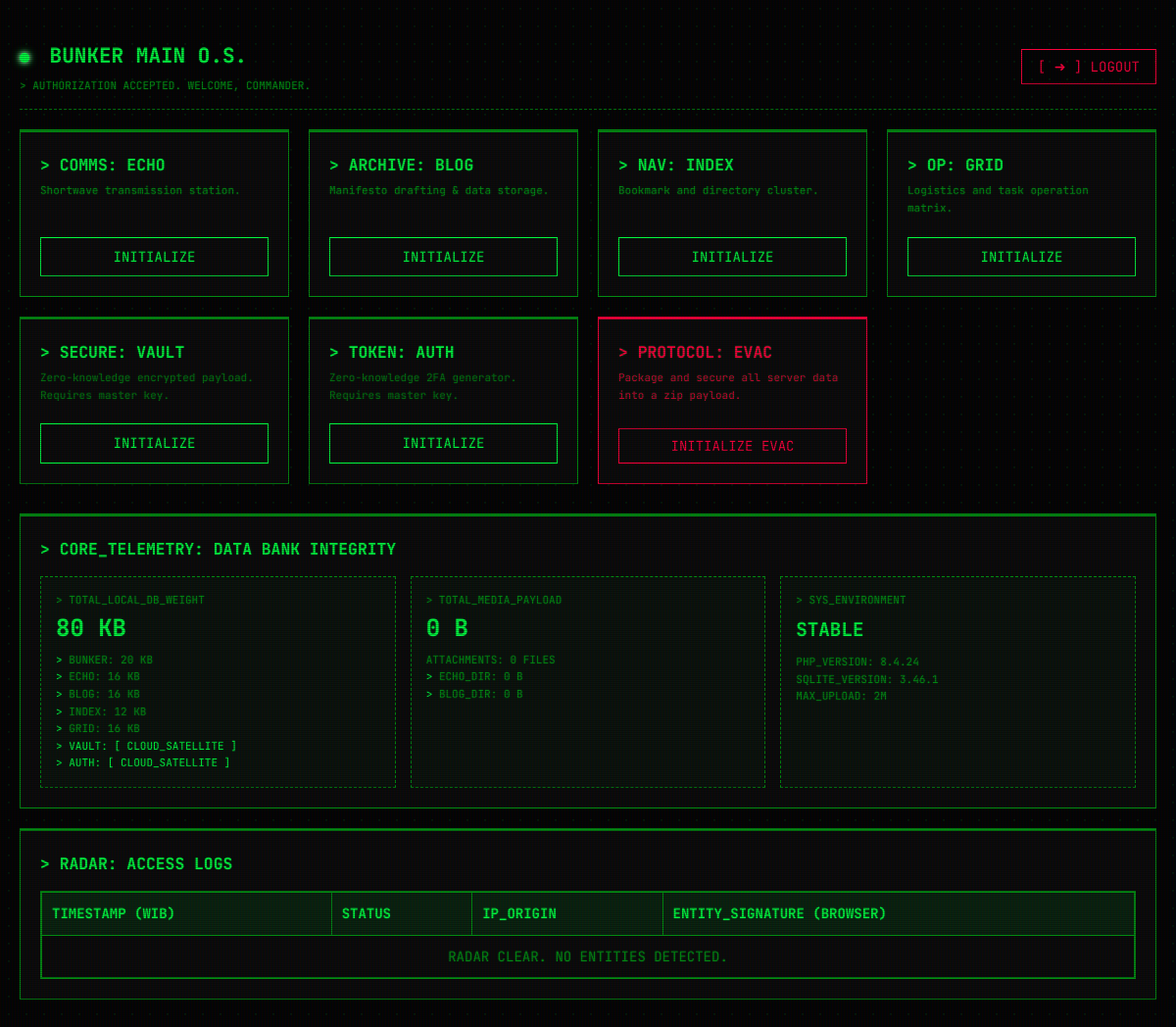
/bunker/dashboard.php (signed in), run on an earlier commit of the app's database.
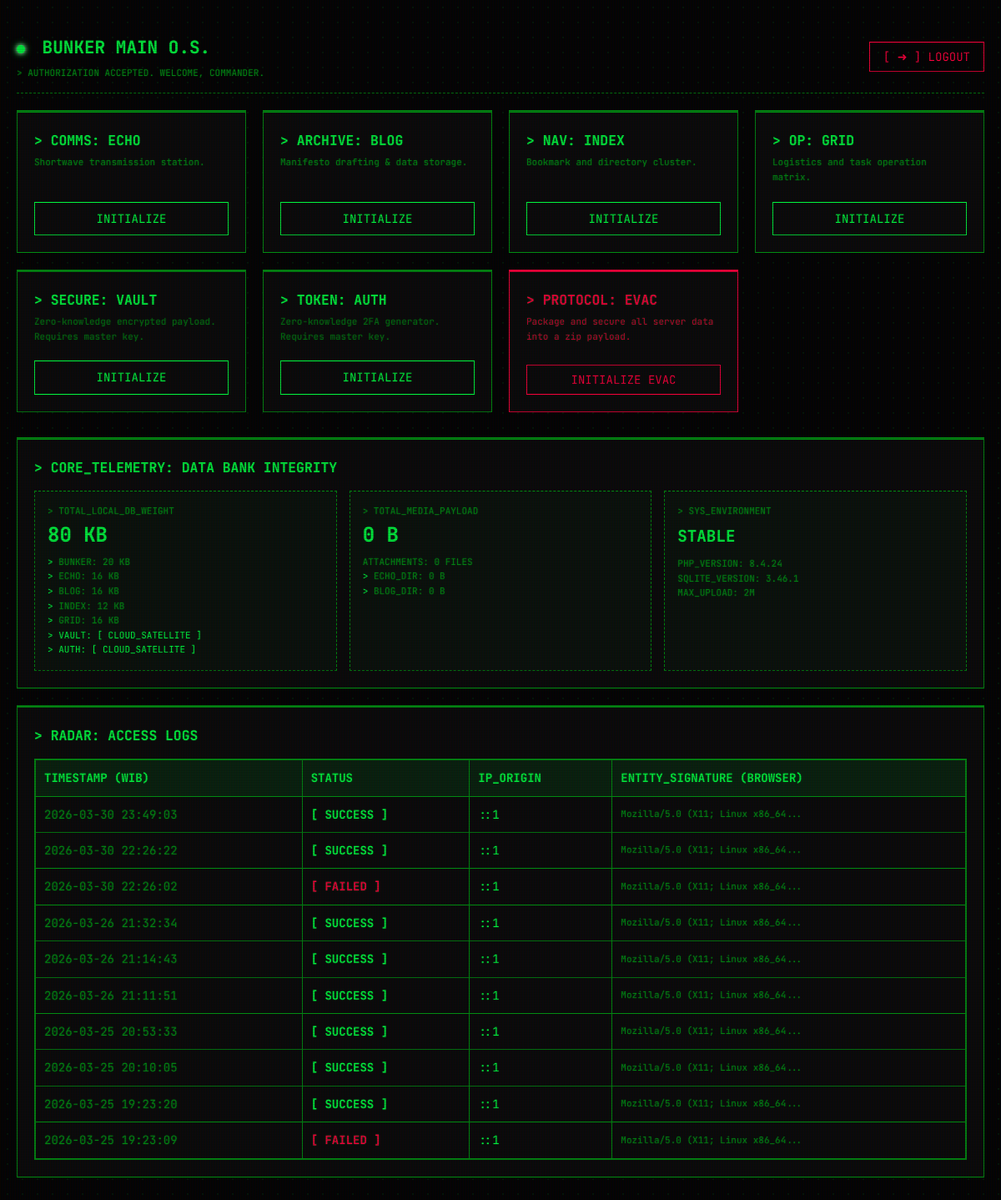
And on a later commit of the database.
### tables this page shows
CREATE TABLE access_logs (
        id INTEGER PRIMARY KEY AUTOINCREMENT,
        ip_address TEXT,
        user_agent TEXT,
        status TEXT,
        created_at DATETIME
    );

### bunker/dashboard.php (the view, shortened to what this page needs)
<?php
function formatBytes($bytes, $precision = 2) {
    $units = ['B', 'KB', 'MB', 'GB', 'TB']; $bytes = max($bytes, 0);
    $pow = floor(($bytes ? log($bytes) : 0) / log(1024)); $pow = min($pow, count($units) - 1);
    $bytes /= (1 << (10 * $pow)); return round($bytes, $precision) . ' ' . $units[$pow];
}
function getDirStats($dir) {
    $size = 0; $count = 0;
    return ['size' => $size, 'count' => $count];
}
$basePath = realpath(__DIR__ . '/..');
$bunker_db_size = file_exists(__DIR__ . '/bunker_data.sqlite') ? filesize(__DIR__ . '/bunker_data.sqlite') : 0;
$echo_db_size = file_exists($basePath . '/echo/echo_data.sqlite') ? filesize($basePath . '/echo/echo_data.sqlite') : 0;
$blog_db_size = file_exists($basePath . '/blog/blog_data.sqlite') ? filesize($basePath . '/blog/blog_data.sqlite') : 0;
$index_db_size = file_exists($basePath . '/index/index_data.sqlite') ? filesize($basePath . '/index/index_data.sqlite') : 0;
$grid_db_size = file_exists($basePath . '/grid/grid_data.sqlite') ? filesize($basePath . '/grid/grid_data.sqlite') : 0;
$total_db_size = $bunker_db_size + $echo_db_size + $blog_db_size + $index_db_size + $grid_db_size;
$echo_media = getDirStats($basePath . '/echo/uploads');
$blog_media = getDirStats($basePath . '/blog/uploads');
$total_media_size = $echo_media['size'] + $blog_media['size'];
$total_media_count = $echo_media['count'] + $blog_media['count'];
$db_file = __DIR__ . '/bunker_data.sqlite';
try {
    $pdo = new PDO("sqlite:" . $db_file);
    $stmt = $pdo->query("SELECT * FROM access_logs ORDER BY created_at DESC LIMIT 10");
    $logs = $stmt->fetchAll(PDO::FETCH_ASSOC);
} catch (PDOException $e) { $logs = []; }
?>
<!doctype html>
<html lang="en">
<head>
    <link rel="stylesheet" href="../assets/terminal.css">
</head>
<body class="t-crt">
    <div class="t-container-fluid">
        <div class="d-flex justify-content-between align-items-center mb-4" style="border-bottom: 1px dashed var(--t-green-dim); padding-bottom: 15px; margin-top: 20px;">
            <div>
                <h2 class="mb-0 text-success"><span class="t-led-dot t-led-green"></span> BUNKER MAIN O.S.</h2>
                <div class="text-muted fs-small mt-1">> AUTHORIZATION ACCEPTED. WELCOME, COMMANDER.</div>
            </div>
            <form method="POST" class="m-0">
                <button type="submit" class="t-btn danger" title="Sever Connection">[ ➜ ] LOGOUT</button>
            </form>
        </div>
        <div class="dashboard-grid">
            <div class="t-card mb-0 d-flex flex-column justify-content-between">
                <div>
                    <h3 class="mb-1 text-success">> COMMS: ECHO</h3>
                    <p class="text-muted fs-small mb-4">Shortwave transmission station.</p>
                </div>
                <a href="../echo/index.php" class="t-btn t-btn-block">INITIALIZE</a>
            </div>
            <div class="t-card mb-0 d-flex flex-column justify-content-between">
                <div>
                    <h3 class="mb-1 text-success">> ARCHIVE: BLOG</h3>
                    <p class="text-muted fs-small mb-4">Manifesto drafting & data storage.</p>
                </div>
                <a href="blog_manager.php" class="t-btn t-btn-block">INITIALIZE</a>
            </div>
            <div class="t-card mb-0 d-flex flex-column justify-content-between">
                <div>
                    <h3 class="mb-1 text-success">> NAV: INDEX</h3>
                    <p class="text-muted fs-small mb-4">Bookmark and directory cluster.</p>
                </div>
                <a href="../index/index.php" class="t-btn t-btn-block">INITIALIZE</a>
            </div>
            <div class="t-card mb-0 d-flex flex-column justify-content-between">
                <div>
                    <h3 class="mb-1 text-success">> OP: GRID</h3>
                    <p class="text-muted fs-small mb-4">Logistics and task operation matrix.</p>
                </div>
                <a href="../grid/index.php" class="t-btn t-btn-block">INITIALIZE</a>
            </div>
            <div class="t-card mb-0 d-flex flex-column justify-content-between">
                <div>
                    <h3 class="mb-1 text-success">> SECURE: VAULT</h3>
                    <p class="text-muted fs-small mb-4" style="opacity: 0.8;">Zero-knowledge encrypted payload. Requires master key.</p>
                </div>
                <a href="../vault/index.php" class="t-btn t-btn-block">INITIALIZE</a>
            </div>
            <div class="t-card mb-0 d-flex flex-column justify-content-between">
                <div>
                    <h3 class="mb-1 text-success">> TOKEN: AUTH</h3>
                    <p class="text-muted fs-small mb-4" style="opacity: 0.8;">Zero-knowledge 2FA generator. Requires master key.</p>
                </div>
                <a href="../auth/index.php" class="t-btn t-btn-block">INITIALIZE</a>
            </div>
            <div class="t-card danger mb-0 d-flex flex-column justify-content-between">
                <div>
                    <h3 class="mb-1 text-danger">> PROTOCOL: EVAC</h3>
                    <p class="text-danger fs-small mb-4" style="opacity: 0.8;">Package and secure all server data into a zip payload.</p>
                </div>
                <form method="POST" onsubmit="return confirm('WARNING: Initiating full system data download. Proceed?');" class="m-0">
                    <button type="submit" class="t-btn danger t-btn-block w-100">INITIALIZE EVAC</button>
                </form>
            </div>
        </div>
        <div class="t-card mb-4">
            <h3 class="mb-3 text-success">> CORE_TELEMETRY: DATA BANK INTEGRITY</h3>
            <div class="telemetry-grid">
                <div class="telemetry-item">
                    <div class="text-muted fs-small">> TOTAL_LOCAL_DB_WEIGHT</div>
                    <div class="telemetry-val"><?= formatBytes($total_db_size) ?></div>
                    <div class="fs-small text-muted" style="line-height: 1.6;">
                        <span class="text-success">></span> BUNKER: <?= formatBytes($bunker_db_size) ?><br>
                        <span class="text-success">></span> ECHO: <?= formatBytes($echo_db_size) ?><br>
                        <span class="text-success">></span> BLOG: <?= formatBytes($blog_db_size) ?><br>
                        <span class="text-success">></span> INDEX: <?= formatBytes($index_db_size) ?><br>
                        <span class="text-success">></span> GRID: <?= formatBytes($grid_db_size) ?><br>
                        <span class="text-success">> VAULT: [ CLOUD_SATELLITE ]</span><br>
                        <span class="text-success">> AUTH: [ CLOUD_SATELLITE ]</span>
                    </div>
                </div>
                <div class="telemetry-item">
                    <div class="text-muted fs-small">> TOTAL_MEDIA_PAYLOAD</div>
                    <div class="telemetry-val"><?= formatBytes($total_media_size) ?></div>
                    <div class="fs-small text-muted" style="line-height: 1.6;">
                        ATTACHMENTS: <?= $total_media_count ?> FILES<br>
                        <span class="text-success">></span> ECHO_DIR: <?= formatBytes($echo_media['size']) ?><br>
                        <span class="text-success">></span> BLOG_DIR: <?= formatBytes($blog_media['size']) ?>
                    </div>
                </div>
                <div class="telemetry-item">
                    <div class="text-muted fs-small">> SYS_ENVIRONMENT</div>
                    <div class="telemetry-val" style="font-size: 1.2rem; padding-top: 5px;">STABLE</div>
                    <div class="fs-small mt-2 text-muted" style="line-height: 1.6;">
                        PHP_VERSION: <?= phpversion() ?><br>
                        SQLITE_VERSION: <?= $pdo->query('select sqlite_version()')->fetchColumn() ?><br>
                        MAX_UPLOAD: <?= ini_get('upload_max_filesize') ?>
                    </div>
                </div>
            </div>
        </div>
        <div class="t-card mb-5">
            <h3 class="mb-3 text-success">> RADAR: ACCESS LOGS</h3>
            <div class="t-table-wrapper mb-0">
                <table class="t-table">
                    <thead>
                        <tr>
                            <th>TIMESTAMP (WIB)</th>
                            <th>STATUS</th>
                            <th>IP_ORIGIN</th>
                            <th>ENTITY_SIGNATURE (Browser)</th>
                        </tr>
                    </thead>
                    <tbody>
                        <?php if (count($logs) > 0): ?>
                            <?php foreach ($logs as $log): ?>
                                <tr>
                                    <td class="text-muted"><?= htmlspecialchars($log['created_at'] ?? '') ?></td>
                                    <td class="font-bold <?= ($log['status'] ?? '') === 'SUCCESS' ? 'text-success' : 'text-danger' ?>">
                                        [ <?= htmlspecialchars($log['status'] ?? 'UNKNOWN') ?> ]
                                    </td>
                                    <td><?= htmlspecialchars($log['ip_address'] ?? 'UNKNOWN_IP') ?></td>
                                    <td class="text-muted fs-small" title="<?= htmlspecialchars($log['user_agent'] ?? 'UNKNOWN_ENTITY') ?>">
                                        <?= substr(htmlspecialchars($log['user_agent'] ?? 'UNKNOWN_ENTITY'), 0, 30) ?>...
                                    </td>
                                </tr>
                            <?php endforeach; ?>
                        <?php else: ?>
                            <tr><td colspan="4" class="text-center text-muted">RADAR CLEAR. NO ENTITIES DETECTED.</td></tr>
                        <?php endif; ?>
                    </tbody>
                </table>
            </div>
        </div>
    </div>
</body>
</html>

### assets/terminal.css (style rules this page uses)
:root { --bg-base: #030303; --bg-surface: #0a0a0a; --t-green: #00ff41; --t-green-dim: #008f11; --t-red: #ff003c; --t-yellow: #ffcc00; --t-yellow-dim: #b38f00; --t-font: 'JetBrains Mono', 'Courier New', monospace; }
* { box-sizing: border-box; margin: 0; padding: 0; }
body { background-color: var(--bg-base); background-image: radial-gradient(rgba(0, 255, 65, 0.08) 1px, transparent 1px); background-size: 18px 18px; background-position: 0 0; color: var(--t-green); font-family: var(--t-font); font-size: 14px; line-height: 1.6; overflow-x: hidden; min-height: 100vh; text-shadow: 0 0 2px rgba(0, 255, 65, 0.3); }
body.t-crt::after { content: " "; display: block; position: fixed; top: 0; left: 0; bottom: 0; right: 0; background: linear-gradient(rgba(18, 16, 16, 0) 50%, rgba(0, 0, 0, 0.25) 50%), linear-gradient(90deg, rgba(255, 0, 0, 0.06), rgba(0, 255, 0, 0.02), rgba(0, 0, 255, 0.06)); z-index: 100000; background-size: 100% 2px, 3px 100%; pointer-events: none; }
.d-flex { display: flex !important; }
.flex-column { flex-direction: column !important; }
.justify-content-between { justify-content: space-between !important; }
.align-items-center { align-items: center !important; }
.w-100 { width: 100% !important; }
.m-0 { margin: 0 !important; }
.mb-0 { margin-bottom: 0 !important; }
.mt-1 { margin-top: 5px !important; }
.mt-2 { margin-top: 10px !important; }
.mb-1 { margin-bottom: 5px !important; }
.mb-3 { margin-bottom: 15px !important; }
.mb-4 { margin-bottom: 20px !important; }
.mb-5 { margin-bottom: 30px !important; }
.text-muted { color: var(--t-green-dim) !important; }
.text-danger { color: var(--t-red) !important; }
.text-success { color: var(--t-green) !important; }
.font-bold { font-weight: bold !important; }
.fs-small { font-size: 11px !important; }
.t-container-fluid { width: 100%; max-width: 1200px; margin: 0 auto; padding: 20px; }
.t-card { background-color: var(--bg-surface); border: 1px solid var(--t-green-dim); padding: 20px; margin-bottom: 20px; border-top: 3px solid var(--t-green-dim); position: relative; transition: box-shadow 0.3s ease; }
.t-card.danger { border-color: var(--t-red); border-top-color: var(--t-red); background-color: var(--bg-surface); color: var(--t-red); }
.t-btn { display: inline-flex; align-items: center; justify-content: center; background: transparent; color: var(--t-green); border: 1px solid var(--t-green); padding: 8px 16px; font-family: inherit; font-size: 14px; text-transform: uppercase; cursor: pointer; text-decoration: none; transition: all 0.2s ease; border-radius: 0; }
.t-btn.danger { color: var(--t-red); border-color: var(--t-red); }
.t-btn-block { display: flex; width: 100%; }
.t-table-wrapper { width: 100%; overflow-x: auto; -webkit-overflow-scrolling: touch; border: 1px solid var(--t-green-dim); margin-bottom: 20px; }
.t-table { width: 100%; border-collapse: collapse; white-space: nowrap; }
.t-table th, .t-table td { border: 1px solid var(--t-green-dim); padding: 10px; text-align: left; }
.t-table th { background-color: rgba(0, 255, 65, 0.1); text-transform: uppercase; }
.t-led-dot { display: inline-block; width: 10px; height: 10px; border-radius: 50%; margin-right: 8px; position: relative; }
.t-led-green { background-color: var(--t-green); box-shadow: 0 0 10px var(--t-green), 0 0 5px #fff; animation: t-led-pulse 2s infinite; }
.text-center { text-align: center !important; }

### bunker/dashboard.php (style rules this page uses)
.dashboard-grid { display: grid; grid-template-columns: repeat(auto-fit, minmax(220px, 1fr)); gap: 20px; margin-bottom: 30px; }
.telemetry-grid { display: grid; grid-template-columns: repeat(auto-fit, minmax(200px, 1fr)); gap: 15px; }
.telemetry-val { font-size: 1.5rem; font-weight: bold; color: var(--t-green); margin-bottom: 5px; }
.telemetry-item { background: rgba(0, 255, 65, 0.03); border: 1px dashed var(--t-green-dim); padding: 15px; transition: 0.2s; }

What changed in the data, as far as the page shows it:
added access_logs: created_at "2026-03-30 23:49:03", status "SUCCESS", ip_address "::1", user_agent "Mozilla/5.0 (X11; Linux x86_64"
added access_logs: created_at "2026-03-30 22:26:22", status "SUCCESS", ip_address "::1", user_agent "Mozilla/5.0 (X11; Linux x86_64"
added access_logs: created_at "2026-03-30 22:26:02", status "FAILED", ip_address "::1", user_agent "Mozilla/5.0 (X11; Linux x86_64"
added access_logs: created_at "2026-03-26 21:32:34", status "SUCCESS", ip_address "::1", user_agent "Mozilla/5.0 (X11; Linux x86_64"
added access_logs: created_at "2026-03-26 21:14:43", status "SUCCESS", ip_address "::1", user_agent "Mozilla/5.0 (X11; Linux x86_64"
added access_logs: created_at "2026-03-26 21:11:51", status "SUCCESS", ip_address "::1", user_agent "Mozilla/5.0 (X11; Linux x86_64"
added access_logs: created_at "2026-03-25 20:53:33", status "SUCCESS", ip_address "::1", user_agent "Mozilla/5.0 (X11; Linux x86_64"
added access_logs: created_at "2026-03-25 20:10:05", status "SUCCESS", ip_address "::1", user_agent "Mozilla/5.0 (X11; Linux x86_64"
added access_logs: created_at "2026-03-25 19:23:20", status "SUCCESS", ip_address "::1", user_agent "Mozilla/5.0 (X11; Linux x86_64"
added access_logs: created_at "2026-03-25 19:23:09", status "FAILED", ip_address "::1", user_agent "Mozilla/5.0 (X11; Linux x86_64"
Also different on the page:
text no longer shown: "RADAR CLEAR. NO ENTITIES DETECTED."
